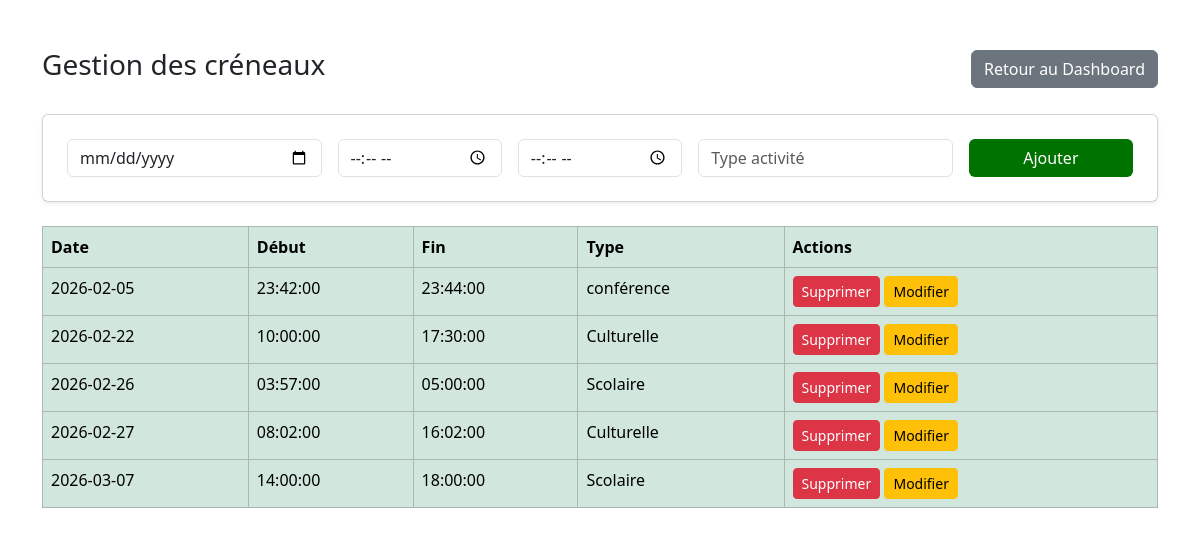
Page /admin/creneaux.php on the committed database.
### tables this page shows
CREATE TABLE `creneaux` (
  `id` int(11) NOT NULL,
  `date` date NOT NULL,
  `heure_debut` time NOT NULL,
  `heure_fin` time NOT NULL,
  `type_activite` varchar(100) DEFAULT NULL
);

### admin/creneaux.php (the view, shortened to what this page needs)
<?php
require '../config.php';
$creneaux = $pdo->query("SELECT * FROM creneaux ORDER BY date ASC")->fetchAll();
?>
<!DOCTYPE html>
<html>
<head>
<link href="https://cdn.jsdelivr.net/npm/bootstrap@5.3.2/dist/css/bootstrap.min.css" rel="stylesheet">
</head>
<body>
<div class="container mt-5">
<div class="d-flex justify-content-between align-items-center mb-4">
    <h3>Gestion des créneaux</h3>
    <a href="home.php" class="btn btn-secondary">
         Retour au Dashboard
    </a>
</div>
<div class="card p-4 mb-4 shadow-sm">
<form method="POST">
    <div class="row g-3">
        <div class="col-md-3">
            <input type="date" name="date" class="form-control" required>
        </div>
        <div class="col-md-2">
            <input type="time" name="heure_debut" class="form-control" required>
        </div>
        <div class="col-md-2">
            <input type="time" name="heure_fin" class="form-control" required>
        </div>
        <div class="col-md-3">
            <input type="text" name="type_activite" class="form-control" placeholder="Type activité" required>
        </div>
        <div class="col-md-2">
            <button name="ajouter" class="btn  w-100" style="background-color:  #007200; color: #fff ;">
                Ajouter
            </button>
        </div>
    </div>
</form>
</div>
<table class="table table-bordered table-success" >
    <thead class="" >
        <tr >
            <th>Date</th>
            <th>Début</th>
            <th>Fin</th>
            <th>Type</th>
            <th>Actions</th>
        </tr>
    </thead>
    <tbody>
    <?php foreach($creneaux as $c): ?>
        <tr>
            <td><?= $c['date'] ?></td>
            <td><?= $c['heure_debut'] ?></td>
            <td><?= $c['heure_fin'] ?></td>
            <td><?= htmlspecialchars($c['type_activite']) ?></td>
            <td>
                <a href="?supprimer=<?= $c['id'] ?>"
                   class="btn btn-danger btn-sm"
                   onclick="return confirm('Supprimer ce créneau ?')">
                   Supprimer
                </a>
                <button class="btn btn-warning btn-sm"
                        onclick="remplirFormulaire(
                        '<?= $c['id'] ?>',
                        '<?= $c['date'] ?>',
                        '<?= $c['heure_debut'] ?>',
                        '<?= $c['heure_fin'] ?>',
                        '<?= $c['type_activite'] ?>'
                        )">
                    Modifier
                </button>
            </td>
        </tr>
    <?php endforeach; ?>
    </tbody>
</table>
</div>
</body>
</html>

### rows in the picture
creneaux: date "2026-02-05", heure_debut "23:42:00", heure_fin "23:44:00", type_activite "conférence"
creneaux: date "2026-02-22", heure_debut "10:00:00", heure_fin "17:30:00", type_activite "Culturelle"
creneaux: date "2026-02-26", heure_debut "03:57:00", heure_fin "05:00:00", type_activite "Scolaire"
creneaux: date "2026-02-27", heure_debut "08:02:00", heure_fin "16:02:00", type_activite "Culturelle"
creneaux: date "2026-03-07", heure_debut "14:00:00", heure_fin "18:00:00", type_activite "Scolaire"
